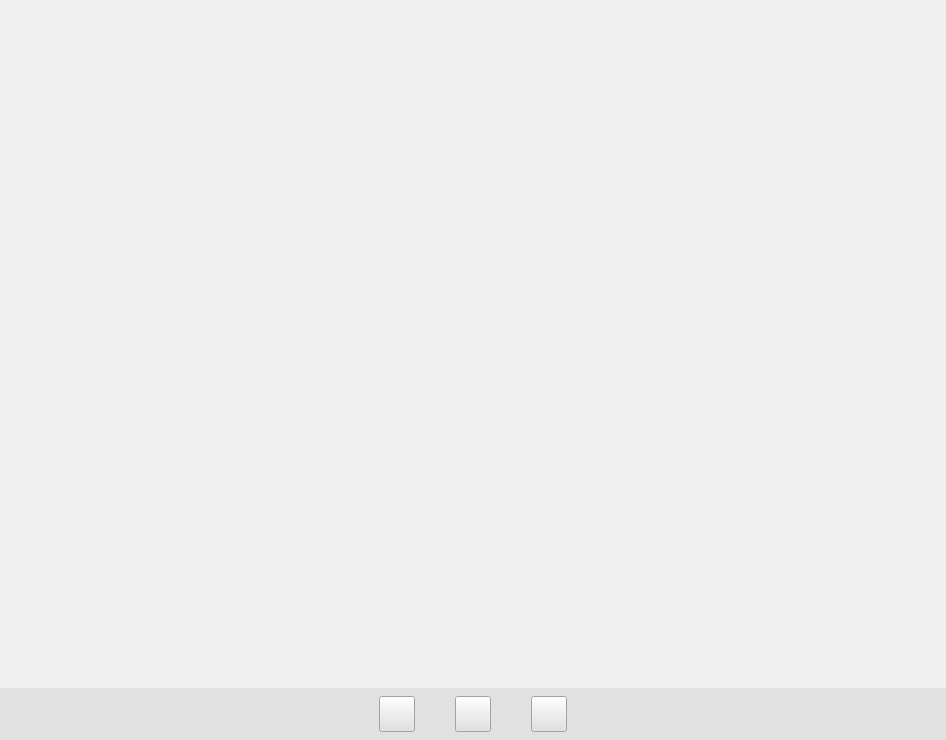
<?xml version="1.0" encoding="UTF-8"?>
<ui version="4.0">
 <class>ZoomClass</class>
 <widget class="QMainWindow" name="ZoomClass">
  <property name="geometry">
   <rect>
    <x>0</x>
    <y>0</y>
    <width>946</width>
    <height>740</height>
   </rect>
  </property>
  <property name="windowTitle">
   <string>Zoom</string>
  </property>
  <widget class="QWidget" name="centralWidget">
   <layout class="QVBoxLayout" name="verticalLayout">
    <property name="spacing">
     <number>0</number>
    </property>
    <property name="leftMargin">
     <number>0</number>
    </property>
    <property name="topMargin">
     <number>0</number>
    </property>
    <property name="rightMargin">
     <number>0</number>
    </property>
    <property name="bottomMargin">
     <number>0</number>
    </property>
    <item>
     <widget class="ImageWidget" name="label">
      <property name="sizePolicy">
       <sizepolicy hsizetype="Preferred" vsizetype="Expanding">
        <horstretch>0</horstretch>
        <verstretch>0</verstretch>
       </sizepolicy>
      </property>
      <property name="styleSheet">
       <string notr="true"/>
      </property>
      <property name="text">
       <string/>
      </property>
     </widget>
    </item>
    <item>
     <widget class="QWidget" name="widget" native="true">
      <property name="styleSheet">
       <string notr="true">background-color: rgb(225, 225, 225);</string>
      </property>
      <layout class="QHBoxLayout" name="horizontalLayout">
       <property name="spacing">
        <number>40</number>
       </property>
       <property name="leftMargin">
        <number>0</number>
       </property>
       <property name="topMargin">
        <number>8</number>
       </property>
       <property name="rightMargin">
        <number>0</number>
       </property>
       <property name="bottomMargin">
        <number>8</number>
       </property>
       <item>
        <spacer name="horizontalSpacer">
         <property name="orientation">
          <enum>Qt::Horizontal</enum>
         </property>
         <property name="sizeHint" stdset="0">
          <size>
           <width>40</width>
           <height>20</height>
          </size>
         </property>
        </spacer>
       </item>
       <item>
        <widget class="QPushButton" name="fullBtn">
         <property name="minimumSize">
          <size>
           <width>36</width>
           <height>36</height>
          </size>
         </property>
         <property name="maximumSize">
          <size>
           <width>36</width>
           <height>36</height>
          </size>
         </property>
         <property name="toolTip">
          <string>全屏</string>
         </property>
         <property name="styleSheet">
          <string notr="true">QPushButton{
	border-image: url(:/res/images/icon/fill_default.png);
}
QPushButton:pressed{
	
	border-image: url(:/res/images/icon/fill_click.png);
}</string>
         </property>
         <property name="text">
          <string/>
         </property>
        </widget>
       </item>
       <item>
        <widget class="QPushButton" name="zoomInBtn">
         <property name="minimumSize">
          <size>
           <width>36</width>
           <height>36</height>
          </size>
         </property>
         <property name="maximumSize">
          <size>
           <width>36</width>
           <height>36</height>
          </size>
         </property>
         <property name="toolTip">
          <string>放大</string>
         </property>
         <property name="styleSheet">
          <string notr="true">QPushButton{
	border-image: url(:/res/images/icon/zoomIn_default.png);
}
QPushButton:pressed{
	
	border-image: url(:/res/images/icon/zoomIn_click.png);
}</string>
         </property>
         <property name="text">
          <string/>
         </property>
        </widget>
       </item>
       <item>
        <widget class="QPushButton" name="zoomOutBtn">
         <property name="minimumSize">
          <size>
           <width>36</width>
           <height>36</height>
          </size>
         </property>
         <property name="maximumSize">
          <size>
           <width>36</width>
           <height>36</height>
          </size>
         </property>
         <property name="toolTip">
          <string>缩小</string>
         </property>
         <property name="styleSheet">
          <string notr="true">QPushButton{
	border-image: url(:/res/images/icon/zoomOut_default.png);
}
QPushButton:pressed{
	
	border-image: url(:/res/images/icon/zoomOut_click.png);
}</string>
         </property>
         <property name="text">
          <string/>
         </property>
        </widget>
       </item>
       <item>
        <spacer name="horizontalSpacer_2">
         <property name="orientation">
          <enum>Qt::Horizontal</enum>
         </property>
         <property name="sizeHint" stdset="0">
          <size>
           <width>40</width>
           <height>20</height>
          </size>
         </property>
        </spacer>
       </item>
      </layout>
     </widget>
    </item>
   </layout>
  </widget>
 </widget>
 <layoutdefault spacing="6" margin="11"/>
 <customwidgets>
  <customwidget>
   <class>ImageWidget</class>
   <extends>QLabel</extends>
   <header location="global">imagewidget.h</header>
  </customwidget>
 </customwidgets>
 <resources>
  <include location="Zoom.qrc"/>
 </resources>
 <connections/>
</ui>
